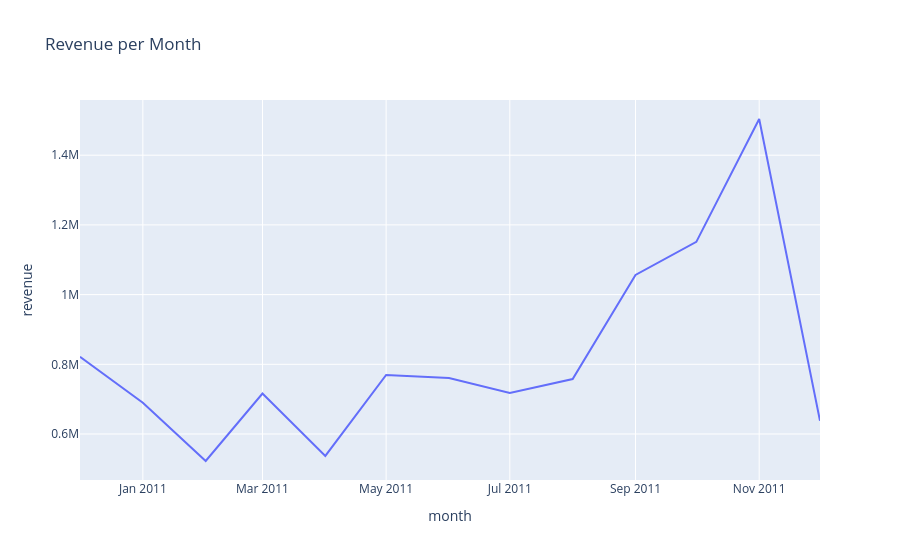

Here is the notebook cell this chart was saved with:
### Markdown cell above
Högsäsong inom retail tenderar att vara runt november och december. Försäljningen är tydligt stark där jämfört med första 2-3 kvartal av året. I och med att vi endast har nio dagar av december 2011-data så är en jämförelse mot hela december föregående år svårt.

### Code cell
rev_month_fig = px.line(
    df_rev_month,
    x='month',
    y='revenue',
    title='Revenue per Month'    
)

rev_month_fig.write_html(
    "C:/Users/Decss/Desktop/SQL-övning/Analysis/HTML/monthly_revenue.html",
    include_plotlyjs='cdn'
    )
rev_month_fig.show()

### Figure 1 — Plotly figure (JSON) as saved in the notebook; plotly's stock layout.template omitted (floating-point values rounded to 4 significant figures)
{"data": [{"hovertemplate": "month=%{x}<br>revenue=%{y}<extra></extra>", "legendgroup": "", "line": {"color": "#636efa", "dash": "solid"}, "marker": {"symbol": "circle"}, "mode": "lines", "name": "", "orientation": "v", "showlegend": false, "type": "scatter", "x": ["2010-12-01T00:00:00.000000", "2011-01-01T00:00:00.000000", "2011-02-01T00:00:00.000000", "2011-03-01T00:00:00.000000", "2011-04-01T00:00:00.000000", "2011-05-01T00:00:00.000000", "2011-06-01T00:00:00.000000", "2011-07-01T00:00:00.000000", "2011-08-01T00:00:00.000000", "2011-09-01T00:00:00.000000", "2011-10-01T00:00:00.000000", "2011-11-01T00:00:00.000000", "2011-12-01T00:00:00.000000"], "xaxis": "x", "y": [821500.0, 689800.0, 522500.0, 716200.0, 537000.0, 769300.0, 760500.0, 718100.0, 757800.0, 1056000.0, 1151000.0, 1504000.0, 637800.0], "yaxis": "y"}], "layout": {"legend": {"tracegroupgap": 0}, "title": {"text": "Revenue per Month"}, "xaxis": {"anchor": "y", "domain": [0, 1], "title": {"text": "month"}}, "yaxis": {"anchor": "x", "domain": [0, 1], "title": {"text": "revenue"}}}}
